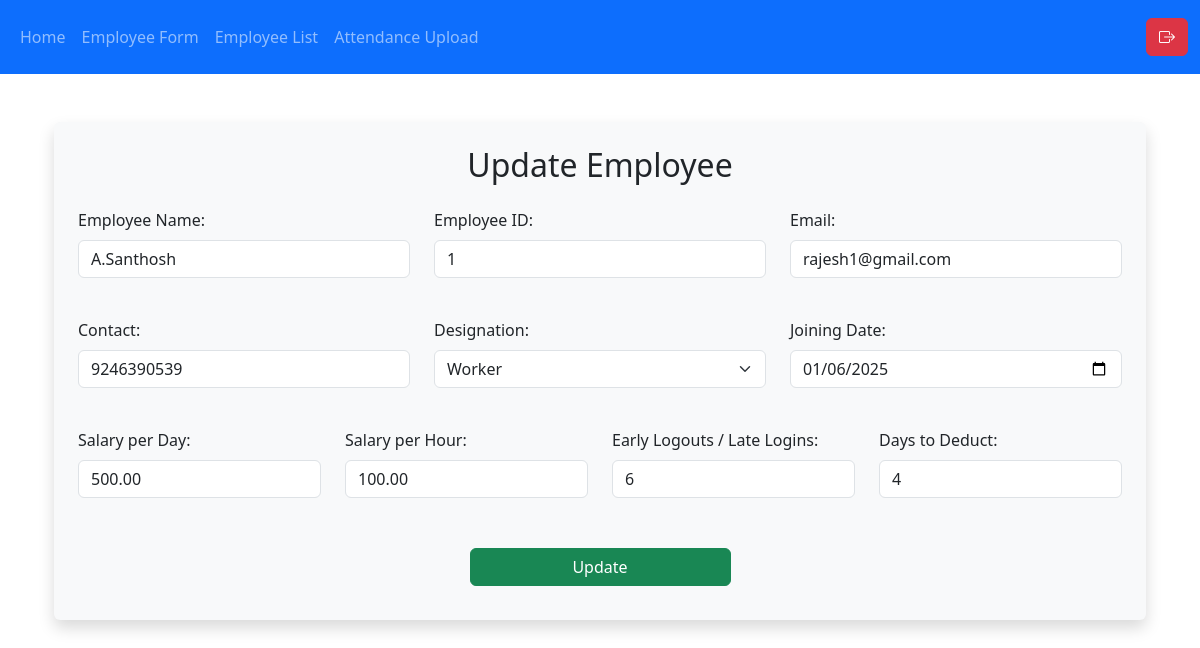
Screenshot of /employee-update/1/ (signed in) with the database file from the repository.
### bookstall/models.py (models this page shows, shortened)
class Employee(models.Model):
    name = models.CharField(max_length=100)
    employee_id = models.CharField(max_length=50,unique=True,default='unknown')
    email = models.EmailField(unique=True)
    contact = models.CharField(max_length=15)
    designation = models.CharField(max_length=50)
    joining_date = models.DateField()
    salary_per_day = models.DecimalField(max_digits=10, decimal_places=2,null=True)
    salary_per_hour = models.DecimalField(max_digits=10, decimal_places=2,null=True)
    early_logouts_late_logins = models.PositiveIntegerField(default=0)
    days_to_deduct = models.PositiveIntegerField(default=0)

### bookstall/employee_views.py (the view, shortened to what this page needs)
# urls.py: path('employee-update/<int:pk>/',login_required(employee_views.update_employee_view), name='update_employee'),
def update_employee_view(request, pk):
    employee = get_object_or_404(Employee, pk=pk)
    return render(request, 'employee/update_employee.html', {'employee': employee})

### bookstall/templates/employee/update_employee.html (shortened to what this page needs)
{% extends 'base.html' %}
{% block content %}
<div class="container mt-2">
    <form id="updateEmployeeForm" method="post" class="needs-validation shadow p-4 rounded bg-light" novalidate>
        <h2 class="text-center mb-4">Update Employee</h2>
        <div class="section mb-4">
            <div class="row mb-3">
                <div class="col-md-4">
                    <div class="mb-3">
                        <label for="employee_name" class="form-label">Employee Name:</label>
                        <input
                            type="text"
                            id="employee_name"
                            name="employee_name"
                            class="form-control"
                            value="{{ employee.name }}"
                            required
                            pattern="^[a-zA-Z\s.]+$">
                    </div>
                </div>
                <div class="col-md-4">
                    <div class="mb-3">
                        <label for="employee_id" class="form-label">Employee ID:</label>
                        <input
                            type="text"
                            id="employee_id"
                            name="employee_id"
                            class="form-control"
                            value="{{ employee.employee_id }}"
                            required
                            pattern="^[A-Za-z0-9]+$">
                    </div>
                </div>
                <div class="col-md-4">
                    <div class="mb-3">
                        <label for="email" class="form-label">Email:</label>
                        <input
                            type="email"
                            id="email"
                            name="email"
                            class="form-control"
                            value="{{ employee.email }}"
                            required>
                    </div>
                </div>
            </div>
        </div>
        <div class="section mb-4">
            <div class="row mb-3">
                <div class="col-md-4">
                    <div class="mb-3">
                        <label for="contact" class="form-label">Contact:</label>
                        <input
                            type="text"
                            id="contact"
                            name="contact"
                            class="form-control"
                            value="{{ employee.contact }}"
                            required
                            pattern="^\d{10}$">
                    </div>
                </div>
                <div class="col-md-4">
                    <div class="mb-3">
                        <label for="designation" class="form-label">Designation:</label>
                        <select
                            id="designation"
                            name="designation"
                            class="form-select"
                            required>
                            <option value="Worker" {% if employee.designation == 'Worker' %}selected{% endif %}>Worker</option>
                        </select>
                    </div>
                </div>
                <div class="col-md-4">
                    <div class="mb-3">
                        <label for="joining_date" class="form-label">Joining Date:</label>
                        <input
                            type="date"
                            id="joining_date"
                            name="joining_date"
                            class="form-control"
                            value="{{ employee.joining_date|date:'Y-m-d' }}"
                            required>
                    </div>
                </div>
            </div>
        </div>
        <div class="section mb-4">
            <div class="row mb-3">
                <div class="col-md-3">
                    <div class="mb-3">
                        <label for="salary_per_day" class="form-label">Salary per Day:</label>
                        <input
                            type="number"
                            id="salary_per_day"
                            name="salary_per_day"
                            class="form-control"
                            value="{{ employee.salary_per_day }}"
                            required
                            min="100">
                    </div>
                </div>
                <div class="col-md-3">
                    <div class="mb-3">
                        <label for="salary_per_hour" class="form-label">Salary per Hour:</label>
                        <input
                            type="number"
                            id="salary_per_hour"
                            name="salary_per_hour"
                            class="form-control"
                            value="{{ employee.salary_per_hour }}"
                            required
                            min="10">
                    </div>
                </div>
                <div class="col-md-3">
                    <div class="mb-3">
                        <label for="early_logouts_late_logins" class="form-label">Early Logouts / Late Logins:</label>
                        <input
                            type="number"
                            id="early_logouts_late_logins"
                            name="early_logouts_late_logins"
                            class="form-control"
                            value="{{ employee.early_logouts_late_logins }}"
                            required
                            min="0">
                    </div>
                </div>
                <div class="col-md-3">
                    <div class="mb-3">
                        <label for="days_to_deduct" class="form-label">Days to Deduct:</label>
                        <input
                            type="number"
                            id="days_to_deduct"
                            name="days_to_deduct"
                            class="form-control"
                            value="{{ employee.days_to_deduct }}"
                            required
                            min="0">
                    </div>
                </div>
            </div>
        </div>
        <div class="d-flex justify-content-center">
            <button type="submit" class="btn btn-success w-25">Update</button>
        </div>
    </form>
</div>
{% endblock %}

### bookstall/templates/base.html (style rules this page uses)
button { margin: 10px 0; padding: 8px 16px; background-color: #28a745; color: #fff; border: none; cursor: pointer; }

### rows the page displays
Employee: employee_name "A.Santhosh", employee_id "1", email "rajesh1@gmail.com", contact "9246390539", designation "Worker", joining_date "01/06/2025", salary_per_day "500.00", salary_per_hour "100.00", early_logouts_late_logins "6", days_to_deduct "4"
